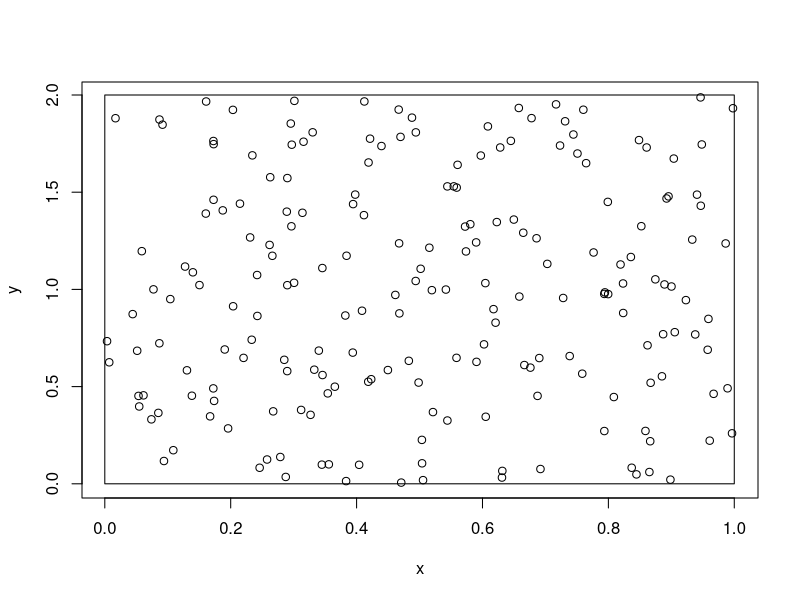
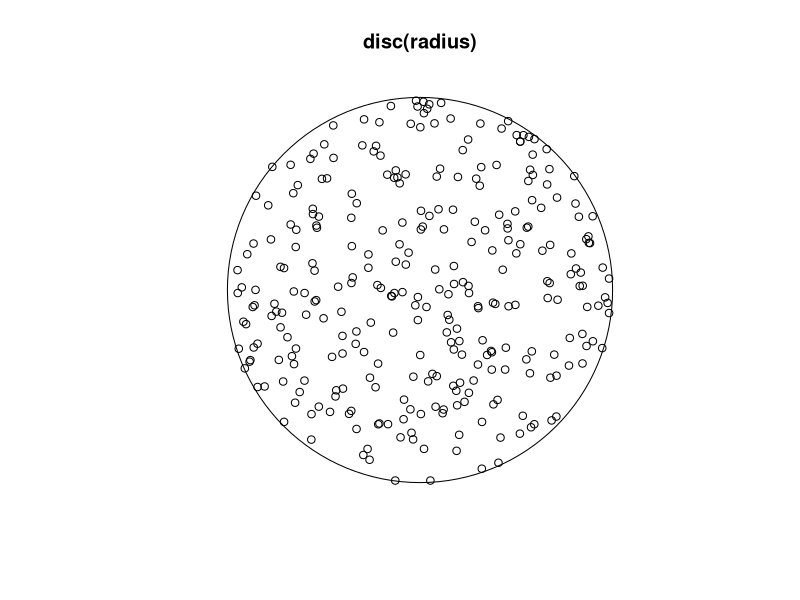
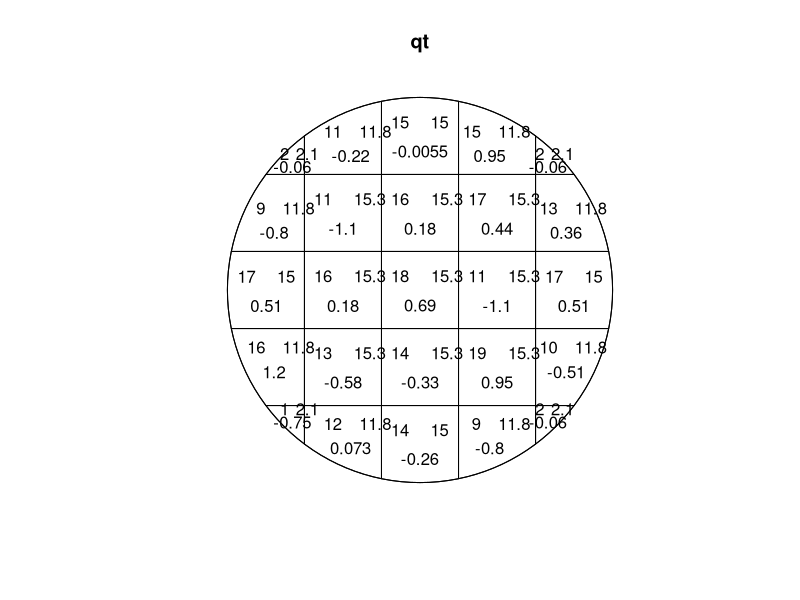
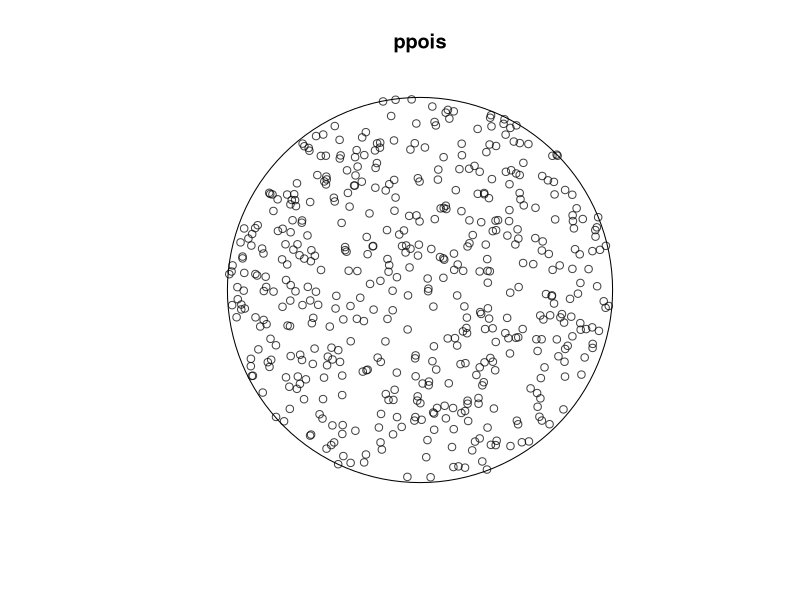
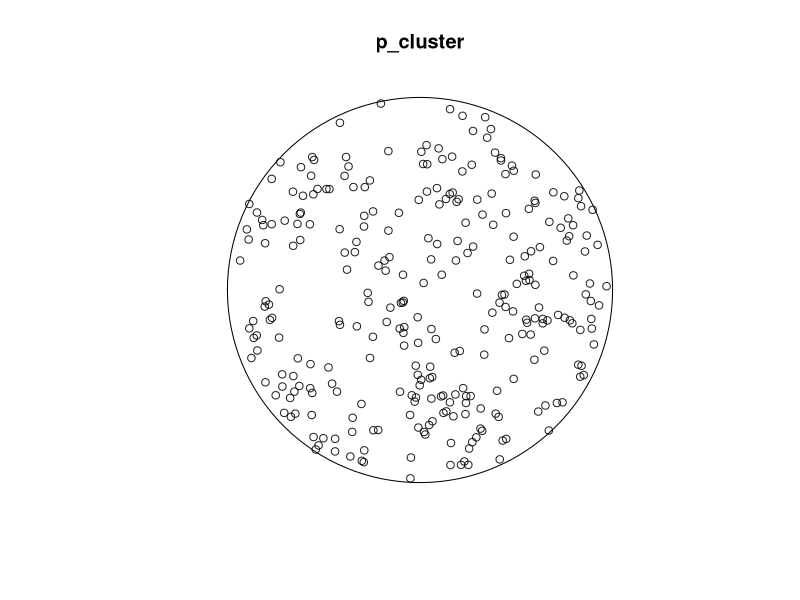
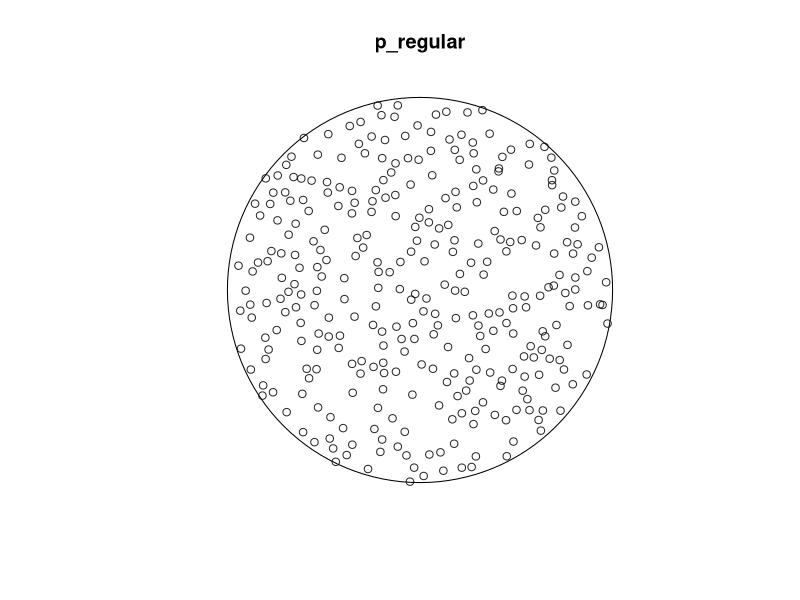

Source code (R) for these figures, in order: (Note: this script raises an error after producing the figures.)
## ---- chunk 1
n <- 200

xmin <- 0
xmax <- 1
ymin <- 0
ymax <- 2

# Sample from a uniform distribution
x <- runif(n, xmin, xmax)
y <- runif(n, ymin, ymax)
## ---- chunk 2
mapxy <- function(a = NA){
  plot(x, y, asp=a)
  rect(xmin, ymin, xmax, ymax)
}

mapxy(0)
## ---- chunk 3
library(spatstat)
n_points <- 300
radius <- 10

r_squared <- runif(n_points, 0, radius**2)
angle <- runif(n_points, 0, 2*pi)

x <- sqrt(r_squared) * cos(angle)
y <- sqrt(r_squared) * sin(angle)

plot(disc(radius)); points(x,y)
## ---- chunk 4
# list variable that have already been defined
ls.str()

ppxy <- ppp(x = x, y = y, window = disc(radius))

qt <- quadrat.test(ppxy)
plot(qt)
print(qt)
## ---- chunk 5
# create a disc of radius 10
disc10 <- disc(10)

# to generate approximately 500 points in a disc of radius 10, set lambda tp 500 divided by the area of of the disc

lambda <- 500/area(disc10)

# create a point pattern object

ppois <- rpoispp(lambda = lambda, win = disc10)

plot(ppois)
## ---- chunk 6
# create a disc of radius 10
disc10 <- disc(10)

# generate points from a Thomas process in a disc of radius 10

set.seed(123)
p_cluster <- rThomas(kappa=0.35, scale=1, mu=3, win = disc10)
plot(p_cluster)
## ---- chunk 7
# regular points from a Strauss process
set.seed(123)
p_regular <- rStrauss(beta = 2.9, gamma = 0.025, R = .5, W = disc10)
plot(p_regular)
quadrat.test(p_cluster, alternative="clustered")
quadrat.test(p_regular,, alternative = "regular")
## ---- chunk 8
# Using ppois and p_regular defined previously

# Calculate nearest neighbor distances for poison
nnd_poisson <- nndist(ppois)

# draw histogram of nearest-neighbor distances
hist(nnd_poison)
# Estimate G(r)
G_poisson <- Gest(ppois)
plot(G_poisson)
## ---- chunk 9
nnd_regular <- nndist(ppois)
plot(nnd_regular)
G_regular <- Gest(p_regular)
plot(G_regular)
